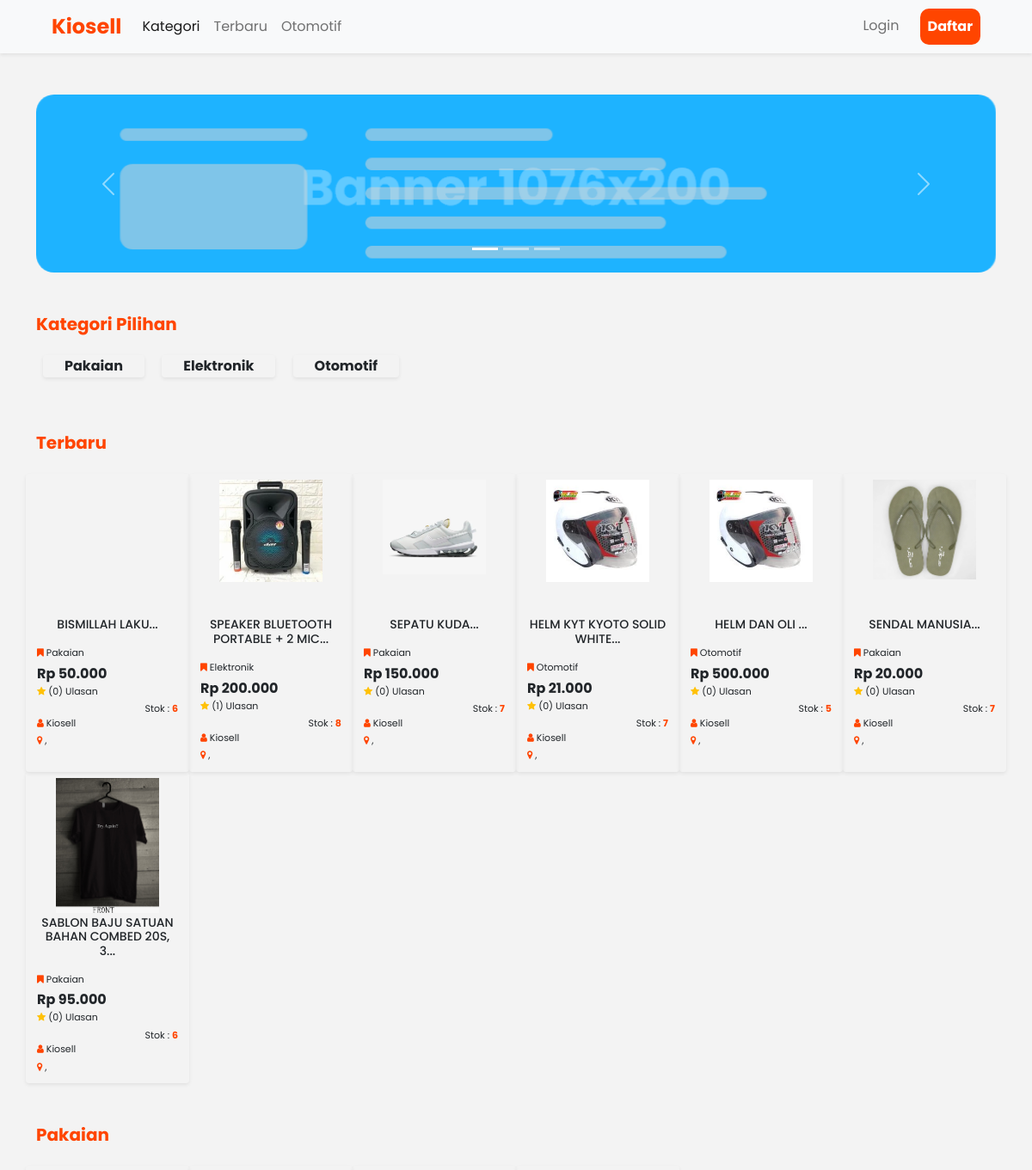
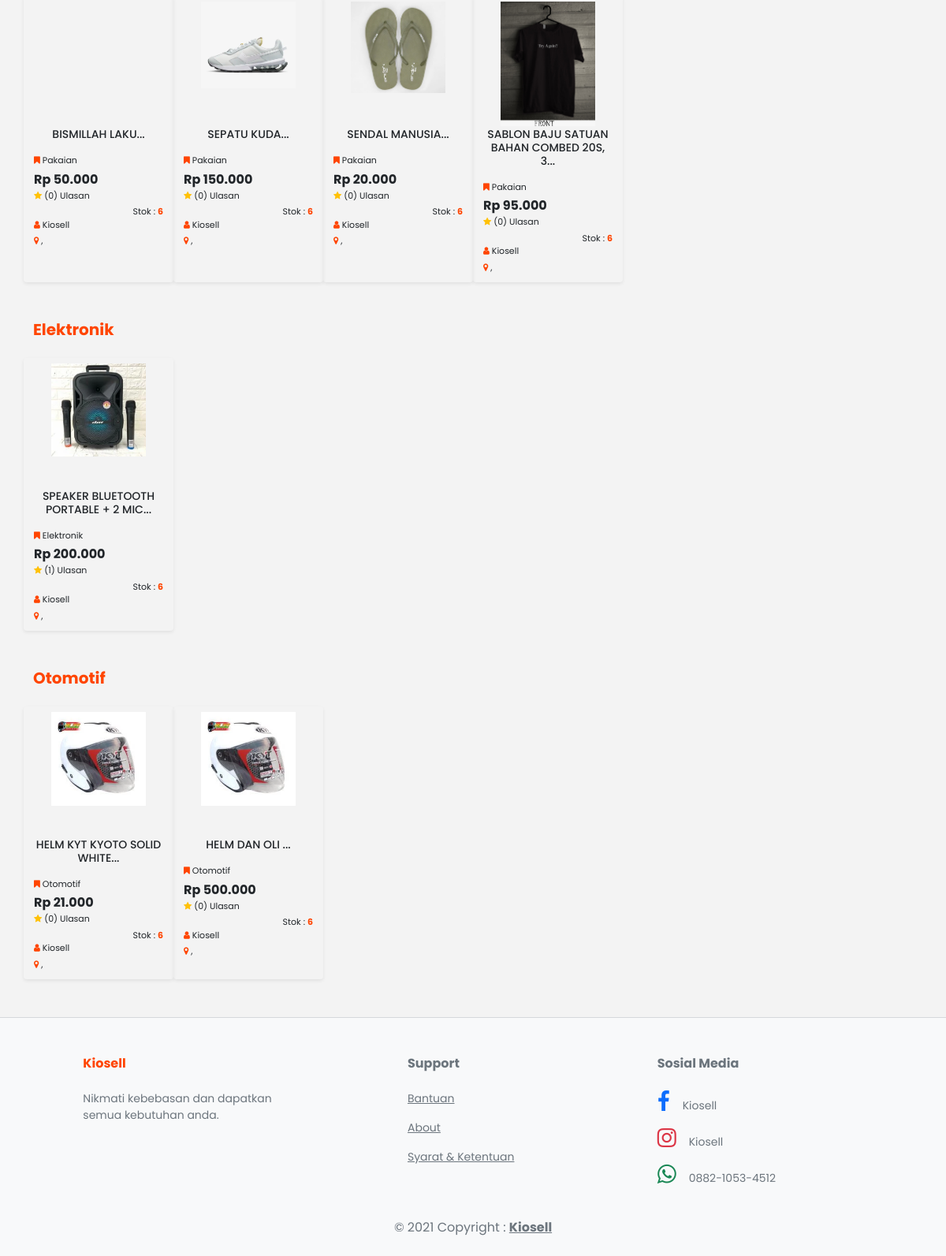
The page / on the database its author committed (2 pictures, top to bottom).
### tables this page shows
CREATE TABLE `barang` (
  `id_barang` int(11) NOT NULL,
  `id_admin` int(11) DEFAULT NULL,
  `gambar1` text DEFAULT NULL,
  `gambar2` text DEFAULT NULL,
  `gambar3` text DEFAULT NULL,
  `nama_barang` varchar(100) DEFAULT NULL,
  `harga` varchar(50) DEFAULT NULL,
  `berat` int(11) DEFAULT NULL,
  `kondisi` enum('Baru','Bekas') DEFAULT NULL,
  `deskripsi` text DEFAULT NULL,
  `kategori` varchar(50) DEFAULT NULL,
  `jml_barang` varchar(20) DEFAULT NULL,
  `wkt_post` varchar(50) DEFAULT NULL
);

### index.php (the view, shortened to what this page needs)
<?php
include "admin/koneksi.php";
$barang = mysqli_query($conn, "SELECT *FROM barang ORDER BY id_barang DESC");
$kategori_pakaian = mysqli_query($conn, "SELECT *FROM barang where kategori='pakaian' ORDER BY id_barang DESC");
$kategori_elektro = mysqli_query($conn, "SELECT *FROM barang where kategori='elektronik' ORDER BY id_barang DESC");
$kategori_otomotif = mysqli_query($conn, "SELECT *FROM barang where kategori='otomotif' ORDER BY id_barang DESC");
$curl = curl_init();
$response = curl_exec($curl);
$data = json_decode($response, true);
$kotaAsalPenjual = $data['rajaongkir']['origin_details']['city_name'];
$provinsiAsalPenjual = $data['rajaongkir']['origin_details']['province'];
?>
<!doctype html>
<html lang="en">
<head>
    <link rel="stylesheet" href="assets/css/main.css">
    <link href="https://cdn.jsdelivr.net/npm/bootstrap@5.0.2/dist/css/bootstrap.min.css" rel="stylesheet">
</head>
<body>
    <nav class="navbar navbar-expand-lg navbar-light bg-light shadow-sm">
        <div class="container-fluid mx-5">
            <a class="navbar-brand fw-bold" href="#">Kiosell</a>
            <div class="collapse navbar-collapse" id="navbarText">
                <ul class="navbar-nav me-auto mb-2 mb-lg-0">
                    <li class="nav-item">
                        <a class="nav-link active" aria-current="page" href="#kategori">Kategori</a>
                    </li>
                    <li class="nav-item">
                        <a class="nav-link" href="#terbaru">Terbaru</a>
                    </li>
                    <li class="nav-item">
                        <a class="nav-link" href="#otomotif">Otomotif</a>
                    </li>
                </ul>
                <ul class="navbar-nav mb-2 mb-lg-0">
                    <?php if (!isset($_SESSION["login"])) : ?>
                        <li class="nav-item pe-3">
                            <a class="nav-link" href="login">Login</a>
                        </li>
                        <li class="nav-item ">
                            <a class="nav-link text-white fw-bold btn daftar" href="register">Daftar</a>
                        </li>
                    <?php endif; ?>
                </ul>
            </div>
        </div>
    </nav>
    <div class="container">
        <div id="carouselExampleIndicators" class="carousel slide my-5" data-bs-ride="carousel">
            <div class="carousel-indicators">
                <button type="button" data-bs-target="#carouselExampleIndicators" data-bs-slide-to="0" class="active" aria-current="true" aria-label="Slide 1"></button>
                <button type="button" data-bs-target="#carouselExampleIndicators" data-bs-slide-to="1" aria-label="Slide 2"></button>
                <button type="button" data-bs-target="#carouselExampleIndicators" data-bs-slide-to="2" aria-label="Slide 3"></button>
            </div>
            <div class="carousel-inner">
                <div class="carousel-item active">
                    <img src="assets/img/banner.png" class="d-block w-100" alt="assets/img/banner.png">
                </div>
            </div>
            <button class="carousel-control-prev" type="button" data-bs-target="#carouselExampleIndicators" data-bs-slide="prev">
                <span class="carousel-control-prev-icon" aria-hidden="true"></span>
            </button>
            <button class="carousel-control-next" type="button" data-bs-target="#carouselExampleIndicators" data-bs-slide="next">
                <span class="carousel-control-next-icon" aria-hidden="true"></span>
            </button>
        </div>
        <section id="section1" class="mt-5">
            <h5 class="fw-bold mb-4 subheading" id="kategori">Kategori Pilihan</h5>
            <div class="row">
                <div class="col">
                    <a class="btn shadow-sm fw-bold py-0 px-4 mx-2 mb-3" href="#pakaian">Pakaian</a>
                    <a class="btn shadow-sm fw-bold py-0 px-4 mx-2 mb-3" href="#elektronik">Elektronik</a>
                    <a class="btn shadow-sm fw-bold py-0 px-4 mx-2 mb-3" href="#otomotif">Otomotif</a>
                </div>
            </div>
        </section>
        <section id="section2" class="mt-5">
            <h5 class="fw-bold mb-4 subheading" id="terbaru">Terbaru</h5>
            <div class="row">
                <?php foreach ($barang as $rst_terbaru) : ?>
                    <a href="produk?id=<?= $rst_terbaru['id_barang'] ?>" class="btn shadow-sm col-sm-2">
                        <div class="img-content">
                            <img class="img-fluid" width="120" src="admin/assets/img/post/<?= $rst_terbaru['gambar1'] ?>" alt="">
                        </div>
                        <h6 class="my-3" id="nama_barang"><?= substr($rst_terbaru["nama_barang"], 0, 38); ?>...</h6>
                        <div class="text-start">
                            <p class="lokasi mb-1"><i class="fa fa-bookmark"></i> <?= $rst_terbaru["kategori"]; ?></p>
                            <p class="fw-bold harga">Rp <?= number_format($rst_terbaru["harga"], 0, ',', '.'); ?></p>
                            <?php $id_brg = $rst_terbaru["id_barang"];
                            $ulasan = mysqli_query($conn, "SELECT count(*) as jumlah_ulasan from ulasan where id_barang='$id_brg'");
                            foreach ($ulasan as $ulsn) : ?>
                                <p class="lokasi mb-1"><i class="fa fa-star text-warning"></i> (<?= $ulsn["jumlah_ulasan"]; ?>) Ulasan</p>
                            <?php endforeach; ?>
                            <?php
                            $id_admin = $rst_terbaru["id_admin"];
                            $query = mysqli_query($conn, "SELECT *FROM admin WHERE id_admin = '$id_admin'");
                            $result = mysqli_fetch_assoc($query);
                            ?>
                            <p class="stok">Stok : <strong><?= $rst_terbaru["jml_barang"]; ?></strong> </p>
                            <p class="lokasi mb-1"><i class="fa fa-user"></i> <?= $result["username"]; ?></p>
                            <p class="penjual mb-1"><i class="fa fa-map-marker"></i> <?= $kotaAsalPenjual . ", " . $provinsiAsalPenjual; ?></p>
                        </div>
                    </a>
                <?php endforeach; ?>
            </div>
        </section>
        <section id="section3" class="mt-5">
            <h5 class="fw-bold mb-4 subheading" id="pakaian">Pakaian</h5>
            <div class="row">
                <?php foreach ($kategori_pakaian as $pakaian) : ?>
                    <a href="produk?id=<?= $pakaian['id_barang'] ?>" class="btn shadow-sm col-sm-2">
                        <div class="img-content">
                            <img class="img-fluid" width="120" src="admin/assets/img/post/<?= $pakaian['gambar1'] ?>" alt="">
                        </div>
                        <h6 class="my-3"><?= substr($pakaian["nama_barang"], 0, 38); ?>...</h6>
                        <div class="text-start">
                            <p class="lokasi mb-1"><i class="fa fa-bookmark"></i> <?= $pakaian["kategori"]; ?></p>
                            <p class="fw-bold harga">Rp <?= number_format($pakaian["harga"], 0, ',', '.'); ?></p>
                            <?php $id_brg = $pakaian["id_barang"];
                            $ulasan = mysqli_query($conn, "SELECT count(*) as jumlah_ulasan from ulasan where id_barang='$id_brg'");
                            foreach ($ulasan as $ulsn) : ?>
                                <p class="lokasi mb-1"><i class="fa fa-star text-warning"></i> (<?= $ulsn["jumlah_ulasan"]; ?>) Ulasan</p>
                            <?php endforeach; ?>
                            <?php
                            $id_admin = $pakaian["id_admin"];
                            $query = mysqli_query($conn, "SELECT *FROM admin where id_admin = '$id_admin'");
                            $result = mysqli_fetch_assoc($query);
                            ?>
                            <p class="stok">Stok : <strong><?= $rst_terbaru["jml_barang"]; ?></strong> </p>
                            <p class="lokasi mb-1"><i class="fa fa-user"></i> <?= $result["username"]; ?></p>
                            <p class="penjual mb-1"><i class="fa fa-map-marker"></i> <?= $kotaAsalPenjual . ", " . $provinsiAsalPenjual; ?></p>
                        </div>
                    </a>
                <?php endforeach; ?>
            </div>
        </section>
        <section id="section4" class="mt-5">
            <h5 class="fw-bold mb-4 subheading" id="elektronik">Elektronik</h5>
            <div class="row">
                <?php foreach ($kategori_elektro as $elektronik) : ?>
                    <a href="produk?id=<?= $elektronik['id_barang'] ?>" class="btn shadow-sm col-sm-2">
                        <div class="img-content">
                            <img class="img-fluid" width="120" src="admin/assets/img/post/<?= $elektronik['gambar1'] ?>" alt="">
                        </div>
                        <h6 class="my-3"><?= substr($elektronik["nama_barang"], 0, 38); ?>...</h6>
                        <div class="text-start">
                            <p class="lokasi mb-1"><i class="fa fa-bookmark"></i> <?= $elektronik["kategori"]; ?></p>
                            <p class="fw-bold harga">Rp <?= number_format($elektronik["harga"], 0, ',', '.'); ?></p>
                            <?php $id_brg = $elektronik["id_barang"];
                            $ulasan = mysqli_query($conn, "SELECT count(*) as jumlah_ulasan from ulasan where id_barang='$id_brg'");
                            foreach ($ulasan as $ulsn) : ?>
                                <p class="lokasi mb-1"><i class="fa fa-star text-warning"></i> (<?= $ulsn["jumlah_ulasan"]; ?>) Ulasan</p>
                            <?php endforeach; ?>
                            <?php
                            $id_admin = $elektronik["id_admin"];
                            $query = mysqli_query($conn, "SELECT *FROM admin where id_admin = '$id_admin'");
                            $result = mysqli_fetch_assoc($query);
                            ?>
                            <p class="stok">Stok : <strong><?= $rst_terbaru["jml_barang"]; ?></strong> </p>
                            <p class="lokasi mb-1"><i class="fa fa-user"></i> <?= $result["username"]; ?></p>
                            <p class="penjual mb-1"><i class="fa fa-map-marker"></i> <?= $kotaAsalPenjual . ", " . $provinsiAsalPenjual; ?></p>
                        </div>
                    </a>
                <?php endforeach; ?>
            </div>
        </section>
        <section id="section4" class="mt-5">
            <h5 class="fw-bold mb-4 subheading" id="otomotif">Otomotif</h5>
            <div class="row">
                <?php foreach ($kategori_otomotif as $otomotif) : ?>
                    <a href="produk?id=<?= $otomotif['id_barang'] ?>" class="btn shadow-sm col-sm-2">
                        <div class="img-content">
                            <img class="img-fluid" width="120" src="admin/assets/img/post/<?= $otomotif['gambar1'] ?>" alt="">
                        </div>
                        <h6 class="my-3"><?= substr($otomotif["nama_barang"], 0, 38); ?>...</h6>
                        <div class="text-start">
                            <p class="lokasi mb-1"><i class="fa fa-bookmark"></i> <?= $otomotif["kategori"]; ?></p>
                            <p class="fw-bold harga">Rp <?= number_format($otomotif["harga"], 0, ',', '.'); ?></p>
                            <?php $id_brg = $otomotif["id_barang"];
                            $ulasan = mysqli_query($conn, "SELECT count(*) as jumlah_ulasan from ulasan where id_barang='$id_brg'");
                            foreach ($ulasan as $ulsn) : ?>
                                <p class="lokasi mb-1"><i class="fa fa-star text-warning"></i> (<?= $ulsn["jumlah_ulasan"]; ?>) Ulasan</p>
                            <?php endforeach; ?>
                            <?php
                            $id_admin = $otomotif["id_admin"];
                            $query = mysqli_query($conn, "SELECT *FROM admin where id_admin = '$id_admin'");
                            $result = mysqli_fetch_assoc($query);
                            ?>
                            <p class="stok">Stok : <strong><?= $rst_terbaru["jml_barang"]; ?></strong> </p>
                            <p class="lokasi mb-1"><i class="fa fa-user"></i> <?= $result["username"]; ?></p>
                            <p class="penjual mb-1"><i class="fa fa-map-marker"></i> <?= $kotaAsalPenjual . ", " . $provinsiAsalPenjual; ?></p>
                        </div>
                    </a>
                <?php endforeach; ?>
            </div>
        </section>
    </div>
    <footer class="text-center text-lg-start bg-light text-muted">
        <hr class="my-5">
        <section class="foot">
            <div class="container text-center text-md-start mt-5">
                <div class="row mt-3">
                    <div class="col-md-3 col-lg-4 col-xl-3 mx-auto mb-4 foot-brand">
                        <h6 class="text-capitlize fw-bold mb-4">Kiosell</h6>
                        <p>
                            Nikmati kebebasan dan dapatkan semua kebutuhan anda.
                        </p>
                    </div>
                    <div class="col-md-3 col-lg-2 col-xl-2 mx-auto mb-4">
                        <h6 class="text-capitalize fw-bold mb-4">
                            Support
                        </h6>
                        <p>
                            <a href="#!" class="text-reset">Bantuan</a>
                        </p>
                        <p>
                            <a href="#!" class="text-reset">About</a>
                        </p>
                        <p>
                            <a href="#!" class="text-reset">Syarat & Ketentuan</a>
                        </p>
                    </div>
                    <div class="col-md-4 col-lg-3 col-xl-3 mx-auto mb-md-0 mb-4">
                        <h6 class="text-capitalize fw-bold mb-4">
                            Sosial Media
                        </h6>
                        <p><i class="fa fa-facebook me-3 fa-2x text-primary"></i>Kiosell
                        </p>
                        <p>
                            <i class="fa fa-instagram fa-2x me-3 text-danger"></i>Kiosell
                        </p>
                        <p><i class="fa fa-whatsapp me-3 fa-2x text-success"></i>0882-1053-4512</p>
                    </div>
                </div>
            </div>
        </section>
        <div class="text-center p-4">
            © 2021 Copyright :
            <a class="text-reset fw-bold" href="https://github.com/muelava" target="_blank">Kiosell</a>
        </div>
    </footer>
</body>
</html>

### rows shown on the page
barang: nama_barang "BISMILLAH LAKU", kategori "Pakaian", harga "50.000", jumlah_ulasan "0", jml_barang "6", id_admin.username "Kiosell"
barang: gambar1 (picture), nama_barang "SPEAKER BLUETOOTH PORTABLE + 2 MIC", kategori "Elektronik", harga "200.000", jumlah_ulasan "1", jml_barang "8", id_admin.username "Kiosell"
barang: gambar1 (picture), nama_barang "SEPATU KUDA", kategori "Pakaian", harga "150.000", jumlah_ulasan "0", jml_barang "7", id_admin.username "Kiosell"
barang: gambar1 (picture), nama_barang "HELM KYT KYOTO SOLID WHITE", kategori "Otomotif", harga "21.000", jumlah_ulasan "0", jml_barang "7", id_admin.username "Kiosell"
barang: gambar1 (picture), nama_barang "HELM DAN OLI", kategori "Otomotif", harga "500.000", jumlah_ulasan "0", jml_barang "5", id_admin.username "Kiosell"
barang: gambar1 (picture), nama_barang "SENDAL MANUSIA", kategori "Pakaian", harga "20.000", jumlah_ulasan "0", jml_barang "7", id_admin.username "Kiosell"
barang: gambar1 (picture), nama_barang "SABLON BAJU SATUAN BAHAN COMBED 20S, 3", kategori "Pakaian", harga "95.000", jumlah_ulasan "0", jml_barang "6", id_admin.username "Kiosell"
